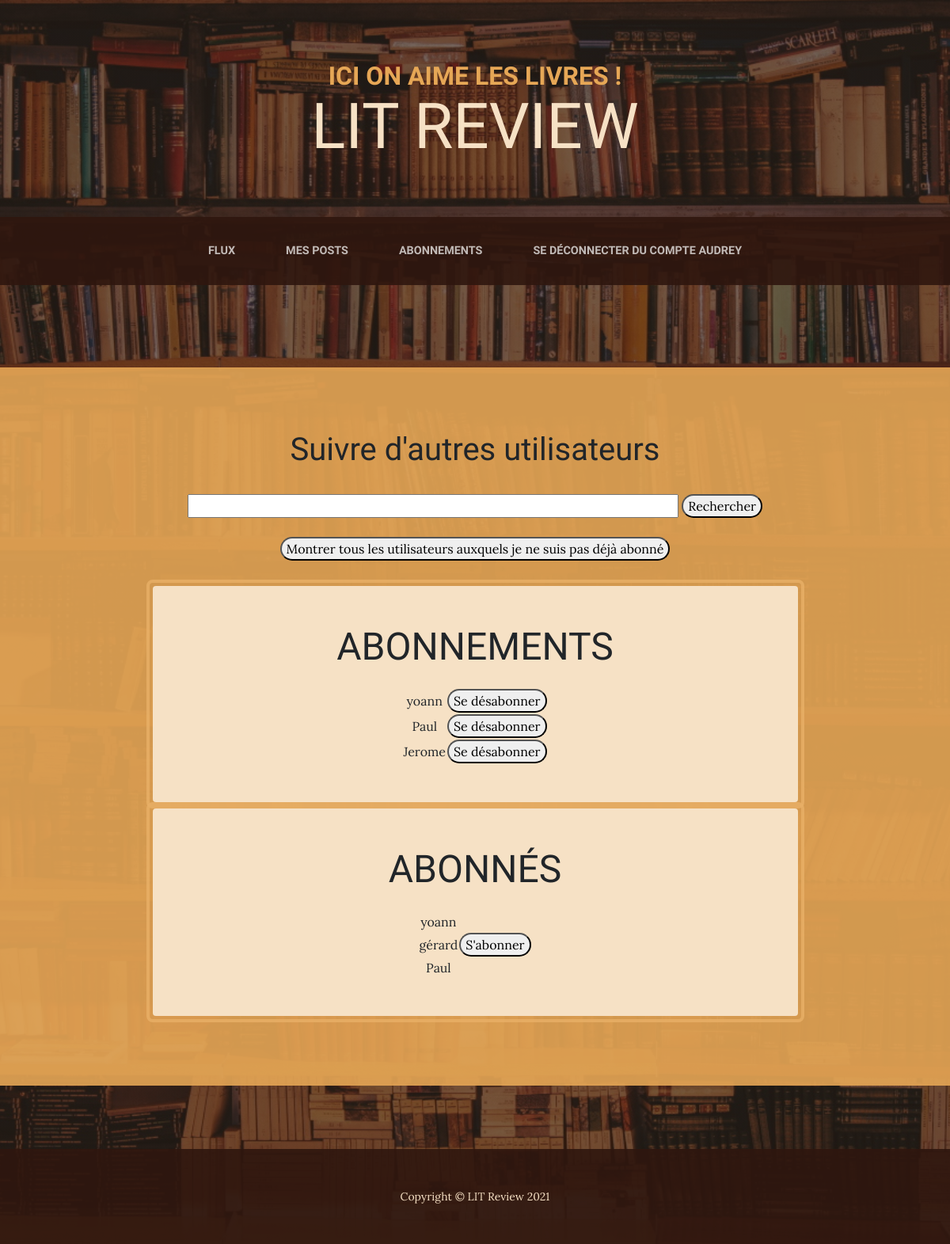
The page /reviews/user_follows/ (signed in) on the database its author committed.
### reviews/models.py (models this page shows, shortened)
class UserFollow(models.Model):
    user = models.ForeignKey(
        to=settings.AUTH_USER_MODEL, on_delete=models.CASCADE, related_name='following'
    )
    followed_user = models.ForeignKey(
        to=settings.AUTH_USER_MODEL, on_delete=models.CASCADE, related_name='followed_by'
    )
    class Meta:
        unique_together = ('user', 'followed_user', )
        verbose_name = _("Abonné à un utilisateur")
        verbose_name_plural = _("Abonnés aux utilisateurs")

### reviews/views.py (the view, shortened to what this page needs)
# urls.py: path('user_follows/', views.user_follows, name='user_follows'),
@login_required(login_url='reviews:login')
def user_follows(request):
    form = UserSearchForm()
    search_matches = []
    followings = UserFollow.objects.filter(user=request.user)
    followed_bys = UserFollow.objects.filter(followed_user=request.user)
    followed_users = []
    for following in followings:
        followed_users.append(following.followed_user)
    context = {
        'form': form,
        'followings': followings,
        'followed_bys': followed_bys,
        'followed_users': followed_users,
        'search_matches': search_matches,
    }
    return render(request, 'reviews/user_follows.html', context)

### reviews/forms.py
class UserSearchForm(forms.Form):
    error_css_class = 'error'
    required_css_class = 'required'
    username_searched = forms.CharField(label='', max_length=150, widget=forms.TextInput(attrs={'size': '60'}))

### reviews/templates/reviews/user_follows.html (shortened to what this page needs)
{% extends 'reviews/base.html' %}
    {% block content %}
        <section class="page-section cta text-center">
            <h1>Suivre d'autres utilisateurs</h1>
            <form class="form" action="{% url 'reviews:user_follows' %}" method="post">
                {{ form }}
                <button type="submit">Rechercher</button>
            </form>
            <form class="form" action="{% url 'reviews:user_follows' %}" method="post">
                <button type="submit">Montrer tous les utilisateurs auxquels je ne suis pas déjà abonné</button>
            </form>
            <div class="container">
                <div class="row">
                    <div class="col-xl-9 mx-auto">
                        <div class="cta-inner bg-faded text-center rounded">
                            <h2 class="section-heading mb-4">
                                <span class="section-heading-lower">Abonnements</span>
                            </h2>
                            <table class="follow_table">
                                {% for following in followings %}
                                <tr class="follow_table">
                                    <td class="follow_table">
                                        <span class="section-heading-upper">{{ following.followed_user }}</span>
                                    </td>
                                    <td class="follow_table">
                                        <form class="form" action="{% url 'reviews:user_follows' %}" method="post">
                                            <button type="submit">Se désabonner</button>
                                        </form>
                                    </td>
                                </tr>
                                {% empty %}
                                    <span class="section-heading-upper">Vous n'êtes encore abonné à personne</span>
                                {% endfor %}
                            </table>
                        </div>
                        <div class="cta-inner bg-faded text-center rounded">
                            <h2 class="section-heading mb-4">
                                <span class="section-heading-lower">Abonnés</span>
                            </h2>
                            <table>
                                {% for followed_by in followed_bys %}
                                <tr>
                                    <td>
                                        <span class="section-heading-upper">{{ followed_by.user }}</span>
                                    </td>
                                    {% if followed_by.user not in followed_users %}
                                    <td>
                                        <form class="form" action="{% url 'reviews:user_follows' %}" method="post">
                                            <button type="submit">S'abonner</button>
                                        </form>
                                    </td>
                                    {% endif %}
                                </tr>
                                {% empty %}
                                    <span class="section-heading-upper">Personne ne vous suit ;-(</span>
                                {% endfor %}
                            </table>
                        </div>
                    </div>
                </div>
            </div>
        </section>
{% endblock %}

### reviews/templates/reviews/base.html (shortened to what this page needs)
<!DOCTYPE html>
<html lang="fr">
    <head>
        {% load static %}
        <link rel="stylesheet" href="https://cdnjs.cloudflare.com/ajax/libs/font-awesome/4.7.0/css/font-awesome.min.css">
        <link href="{% static 'reviews/css/styles.css' %}" rel="stylesheet" />
        <link href="{% static 'reviews/css/components.css' %}" rel="stylesheet" />
    </head>
        <body>
        <header>
            <h1 class="site-heading text-center text-faded d-none d-lg-block">
                <span class="site-heading-upper text-primary mb-3">Ici on aime les livres !</span>
                <span class="site-heading-lower">LIT Review</span>
            </h1>
        </header>
        <nav class="navbar navbar-expand-lg navbar-dark py-lg-4" id="mainNav">
            <div class="container">
                <div class="collapse navbar-collapse" id="navbarSupportedContent">
                    <ul class="navbar-nav mx-auto">
                        <li class="nav-item px-lg-4"><a class="nav-link text-uppercase" href="{% url 'reviews:index' %}">Flux</a></li>
                        <li class="nav-item px-lg-4"><a class="nav-link text-uppercase" href="{% url 'reviews:my_posts' %}">Mes posts</a></li>
                        <li class="nav-item px-lg-4"><a class="nav-link text-uppercase" href="{% url 'reviews:user_follows' %}">Abonnements</a></li>
                        <li class="nav-item px-lg-4"><a class="nav-link text-uppercase" href="{% url 'reviews:logout' %}">Se déconnecter du compte {{ request.user }}</a></li>
                    </ul>
                </div>
            </div>
        </nav>
        {%block content %}{% endblock %}
        <footer class="footer text-faded text-center py-5">
            <div class="container"><p class="m-0 small">Copyright &copy; LIT Review 2021</p></div>
        </footer>
    </body>
</html>

### reviews/static/reviews/css/components.css (style rules this page uses)
.follow_table td { text-align: center; }
button { border-radius: 15px; }

### rows shown on the page
UserFollow: followed_user "yoann"
UserFollow: followed_user "Paul"
UserFollow: followed_user "Jerome"
UserFollow: user "yoann"
UserFollow: user "gérard"
UserFollow: user "Paul"

### other values the page prints
{{ request.user }} "AUDREY"
